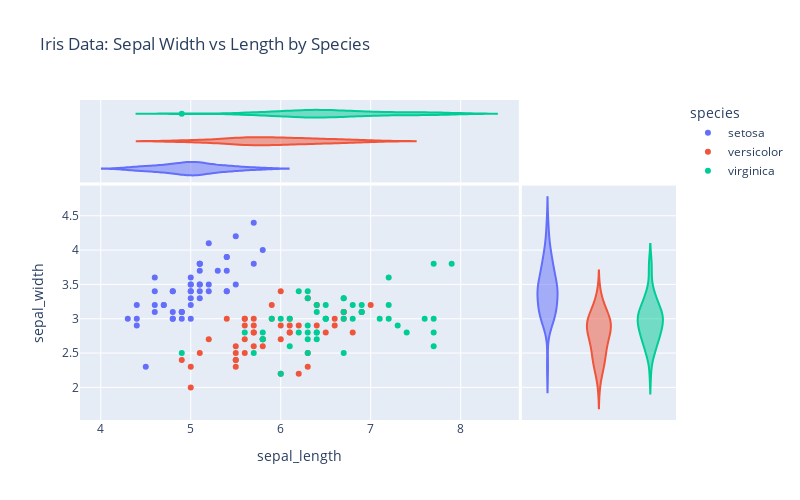

Write notebook code for a chart like this one.
### Code cell
df = px.data.iris()
fig = px.scatter(df, x="sepal_length", y="sepal_width", color="species", 
                 height = 500, width = 800,
                 marginal_x="violin", marginal_y="violin",
                 title ="Iris Data: Sepal Width vs Length by Species"
                 )
fig.show()

### Figure 1 — Plotly figure (JSON) as saved in the notebook; plotly's stock layout.template omitted (floating-point values rounded to 4 significant figures)
{"data": [{"hovertemplate": "species=setosa<br>sepal_length=%{x}<br>sepal_width=%{y}<extra></extra>", "legendgroup": "setosa", "marker": {"color": "#636efa", "symbol": "circle"}, "mode": "markers", "name": "setosa", "orientation": "v", "showlegend": true, "type": "scatter", "x": [5.1, 4.9, 4.7, 4.6, 5, 5.4, 4.6, 5, 4.4, 4.9, 5.4, 4.8, 4.8, 4.3, 5.8, 5.7, 5.4, 5.1, 5.7, 5.1, 5.4, 5.1, 4.6, 5.1, 4.8, 5, 5, 5.2, 5.2, 4.7, 4.8, 5.4, 5.2, 5.5, 4.9, 5, 5.5, 4.9, 4.4, 5.1, 5, 4.5, 4.4, 5, 5.1, 4.8, 5.1, 4.6, 5.3, 5], "xaxis": "x", "y": [3.5, 3, 3.2, 3.1, 3.6, 3.9, 3.4, 3.4, 2.9, 3.1, 3.7, 3.4, 3, 3, 4, 4.4, 3.9, 3.5, 3.8, 3.8, 3.4, 3.7, 3.6, 3.3, 3.4, 3, 3.4, 3.5, 3.4, 3.2, 3.1, 3.4, 4.1, 4.2, 3.1, 3.2, 3.5, 3.1, 3, 3.4, 3.5, 2.3, 3.2, 3.5, 3.8, 3, 3.8, 3.2, 3.7, 3.3], "yaxis": "y"}, {"alignmentgroup": "True", "hovertemplate": "species=setosa<br>sepal_length=%{x}<extra></extra>", "legendgroup": "setosa", "marker": {"color": "#636efa", "symbol": "circle"}, "name": "setosa", "offsetgroup": "setosa", "scalegroup": "x", "showlegend": false, "type": "violin", "x": [5.1, 4.9, 4.7, 4.6, 5, 5.4, 4.6, 5, 4.4, 4.9, 5.4, 4.8, 4.8, 4.3, 5.8, 5.7, 5.4, 5.1, 5.7, 5.1, 5.4, 5.1, 4.6, 5.1, 4.8, 5, 5, 5.2, 5.2, 4.7, 4.8, 5.4, 5.2, 5.5, 4.9, 5, 5.5, 4.9, 4.4, 5.1, 5, 4.5, 4.4, 5, 5.1, 4.8, 5.1, 4.6, 5.3, 5], "xaxis": "x3", "yaxis": "y3"}, {"alignmentgroup": "True", "hovertemplate": "species=setosa<br>sepal_width=%{y}<extra></extra>", "legendgroup": "setosa", "marker": {"color": "#636efa", "symbol": "circle"}, "name": "setosa", "offsetgroup": "setosa", "scalegroup": "y", "showlegend": false, "type": "violin", "xaxis": "x2", "y": [3.5, 3, 3.2, 3.1, 3.6, 3.9, 3.4, 3.4, 2.9, 3.1, 3.7, 3.4, 3, 3, 4, 4.4, 3.9, 3.5, 3.8, 3.8, 3.4, 3.7, 3.6, 3.3, 3.4, 3, 3.4, 3.5, 3.4, 3.2, 3.1, 3.4, 4.1, 4.2, 3.1, 3.2, 3.5, 3.1, 3, 3.4, 3.5, 2.3, 3.2, 3.5, 3.8, 3, 3.8, 3.2, 3.7, 3.3], "yaxis": "y2"}, {"hovertemplate": "species=versicolor<br>sepal_length=%{x}<br>sepal_width=%{y}<extra></extra>", "legendgroup": "versicolor", "marker": {"color": "#EF553B", "symbol": "circle"}, "mode": "markers", "name": "versicolor", "orientation": "v", "showlegend": true, "type": "scatter", "x": [7, 6.4, 6.9, 5.5, 6.5, 5.7, 6.3, 4.9, 6.6, 5.2, 5, 5.9, 6, 6.1, 5.6, 6.7, 5.6, 5.8, 6.2, 5.6, 5.9, 6.1, 6.3, 6.1, 6.4, 6.6, 6.8, 6.7, 6, 5.7, 5.5, 5.5, 5.8, 6, 5.4, 6, 6.7, 6.3, 5.6, 5.5, 5.5, 6.1, 5.8, 5, 5.6, 5.7, 5.7, 6.2, 5.1, 5.7], "xaxis": "x", "y": [3.2, 3.2, 3.1, 2.3, 2.8, 2.8, 3.3, 2.4, 2.9, 2.7, 2, 3, 2.2, 2.9, 2.9, 3.1, 3, 2.7, 2.2, 2.5, 3.2, 2.8, 2.5, 2.8, 2.9, 3, 2.8, 3, 2.9, 2.6, 2.4, 2.4, 2.7, 2.7, 3, 3.4, 3.1, 2.3, 3, 2.5, 2.6, 3, 2.6, 2.3, 2.7, 3, 2.9, 2.9, 2.5, 2.8], "yaxis": "y"}, {"alignmentgroup": "True", "hovertemplate": "species=versicolor<br>sepal_length=%{x}<extra></extra>", "legendgroup": "versicolor", "marker": {"color": "#EF553B", "symbol": "circle"}, "name": "versicolor", "offsetgroup": "versicolor", "scalegroup": "x", "showlegend": false, "type": "violin", "x": [7, 6.4, 6.9, 5.5, 6.5, 5.7, 6.3, 4.9, 6.6, 5.2, 5, 5.9, 6, 6.1, 5.6, 6.7, 5.6, 5.8, 6.2, 5.6, 5.9, 6.1, 6.3, 6.1, 6.4, 6.6, 6.8, 6.7, 6, 5.7, 5.5, 5.5, 5.8, 6, 5.4, 6, 6.7, 6.3, 5.6, 5.5, 5.5, 6.1, 5.8, 5, 5.6, 5.7, 5.7, 6.2, 5.1, 5.7], "xaxis": "x3", "yaxis": "y3"}, {"alignmentgroup": "True", "hovertemplate": "species=versicolor<br>sepal_width=%{y}<extra></extra>", "legendgroup": "versicolor", "marker": {"color": "#EF553B", "symbol": "circle"}, "name": "versicolor", "offsetgroup": "versicolor", "scalegroup": "y", "showlegend": false, "type": "violin", "xaxis": "x2", "y": [3.2, 3.2, 3.1, 2.3, 2.8, 2.8, 3.3, 2.4, 2.9, 2.7, 2, 3, 2.2, 2.9, 2.9, 3.1, 3, 2.7, 2.2, 2.5, 3.2, 2.8, 2.5, 2.8, 2.9, 3, 2.8, 3, 2.9, 2.6, 2.4, 2.4, 2.7, 2.7, 3, 3.4, 3.1, 2.3, 3, 2.5, 2.6, 3, 2.6, 2.3, 2.7, 3, 2.9, 2.9, 2.5, 2.8], "yaxis": "y2"}, {"hovertemplate": "species=virginica<br>sepal_length=%{x}<br>sepal_width=%{y}<extra></extra>", "legendgroup": "virginica", "marker": {"color": "#00cc96", "symbol": "circle"}, "mode": "markers", "name": "virginica", "orientation": "v", "showlegend": true, "type": "scatter", "x": [6.3, 5.8, 7.1, 6.3, 6.5, 7.6, 4.9, 7.3, 6.7, 7.2, 6.5, 6.4, 6.8, 5.7, 5.8, 6.4, 6.5, 7.7, 7.7, 6, 6.9, 5.6, 7.7, 6.3, 6.7, 7.2, 6.2, 6.1, 6.4, 7.2, 7.4, 7.9, 6.4, 6.3, 6.1, 7.7, 6.3, 6.4, 6, 6.9, 6.7, 6.9, 5.8, 6.8, 6.7, 6.7, 6.3, 6.5, 6.2, 5.9], "xaxis": "x", "y": [3.3, 2.7, 3, 2.9, 3, 3, 2.5, 2.9, 2.5, 3.6, 3.2, 2.7, 3, 2.5, 2.8, 3.2, 3, 3.8, 2.6, 2.2, 3.2, 2.8, 2.8, 2.7, 3.3, 3.2, 2.8, 3, 2.8, 3, 2.8, 3.8, 2.8, 2.8, 2.6, 3, 3.4, 3.1, 3, 3.1, 3.1, 3.1, 2.7, 3.2, 3.3, 3, 2.5, 3, 3.4, 3], "yaxis": "y"}, {"alignmentgroup": "True", "hovertemplate": "species=virginica<br>sepal_length=%{x}<extra></extra>", "legendgroup": "virginica", "marker": {"color": "#00cc96", "symbol": "circle"}, "name": "virginica", "offsetgroup": "virginica", "scalegroup": "x", "showlegend": false, "type": "violin", "x": [6.3, 5.8, 7.1, 6.3, 6.5, 7.6, 4.9, 7.3, 6.7, 7.2, 6.5, 6.4, 6.8, 5.7, 5.8, 6.4, 6.5, 7.7, 7.7, 6, 6.9, 5.6, 7.7, 6.3, 6.7, 7.2, 6.2, 6.1, 6.4, 7.2, 7.4, 7.9, 6.4, 6.3, 6.1, 7.7, 6.3, 6.4, 6, 6.9, 6.7, 6.9, 5.8, 6.8, 6.7, 6.7, 6.3, 6.5, 6.2, 5.9], "xaxis": "x3", "yaxis": "y3"}, {"alignmentgroup": "True", "hovertemplate": "species=virginica<br>sepal_width=%{y}<extra></extra>", "legendgroup": "virginica", "marker": {"color": "#00cc96", "symbol": "circle"}, "name": "virginica", "offsetgroup": "virginica", "scalegroup": "y", "showlegend": false, "type": "violin", "xaxis": "x2", "y": [3.3, 2.7, 3, 2.9, 3, 3, 2.5, 2.9, 2.5, 3.6, 3.2, 2.7, 3, 2.5, 2.8, 3.2, 3, 3.8, 2.6, 2.2, 3.2, 2.8, 2.8, 2.7, 3.3, 3.2, 2.8, 3, 2.8, 3, 2.8, 3.8, 2.8, 2.8, 2.6, 3, 3.4, 3.1, 3, 3.1, 3.1, 3.1, 2.7, 3.2, 3.3, 3, 2.5, 3, 3.4, 3], "yaxis": "y2"}], "layout": {"height": 500, "legend": {"title": {"text": "species"}, "tracegroupgap": 0}, "title": {"text": "Iris Data: Sepal Width vs Length by Species"}, "width": 800, "xaxis": {"anchor": "y", "domain": [0, 0.7363], "title": {"text": "sepal_length"}}, "xaxis2": {"anchor": "y2", "domain": [0.7413, 1], "matches": "x2", "showgrid": false, "showline": false, "showticklabels": false, "ticks": ""}, "xaxis3": {"anchor": "y3", "domain": [0, 0.7363], "matches": "x", "showgrid": true, "showticklabels": false}, "xaxis4": {"anchor": "y4", "domain": [0.7413, 1], "matches": "x2", "showgrid": false, "showline": false, "showticklabels": false, "ticks": ""}, "yaxis": {"anchor": "x", "domain": [0, 0.7326], "title": {"text": "sepal_width"}}, "yaxis2": {"anchor": "x2", "domain": [0, 0.7326], "matches": "y", "showgrid": true, "showticklabels": false}, "yaxis3": {"anchor": "x3", "domain": [0.7426, 1], "matches": "y3", "showgrid": false, "showline": false, "showticklabels": false, "ticks": ""}, "yaxis4": {"anchor": "x4", "domain": [0.7426, 1], "matches": "y3", "showgrid": true, "showline": false, "showticklabels": false, "ticks": ""}}}
